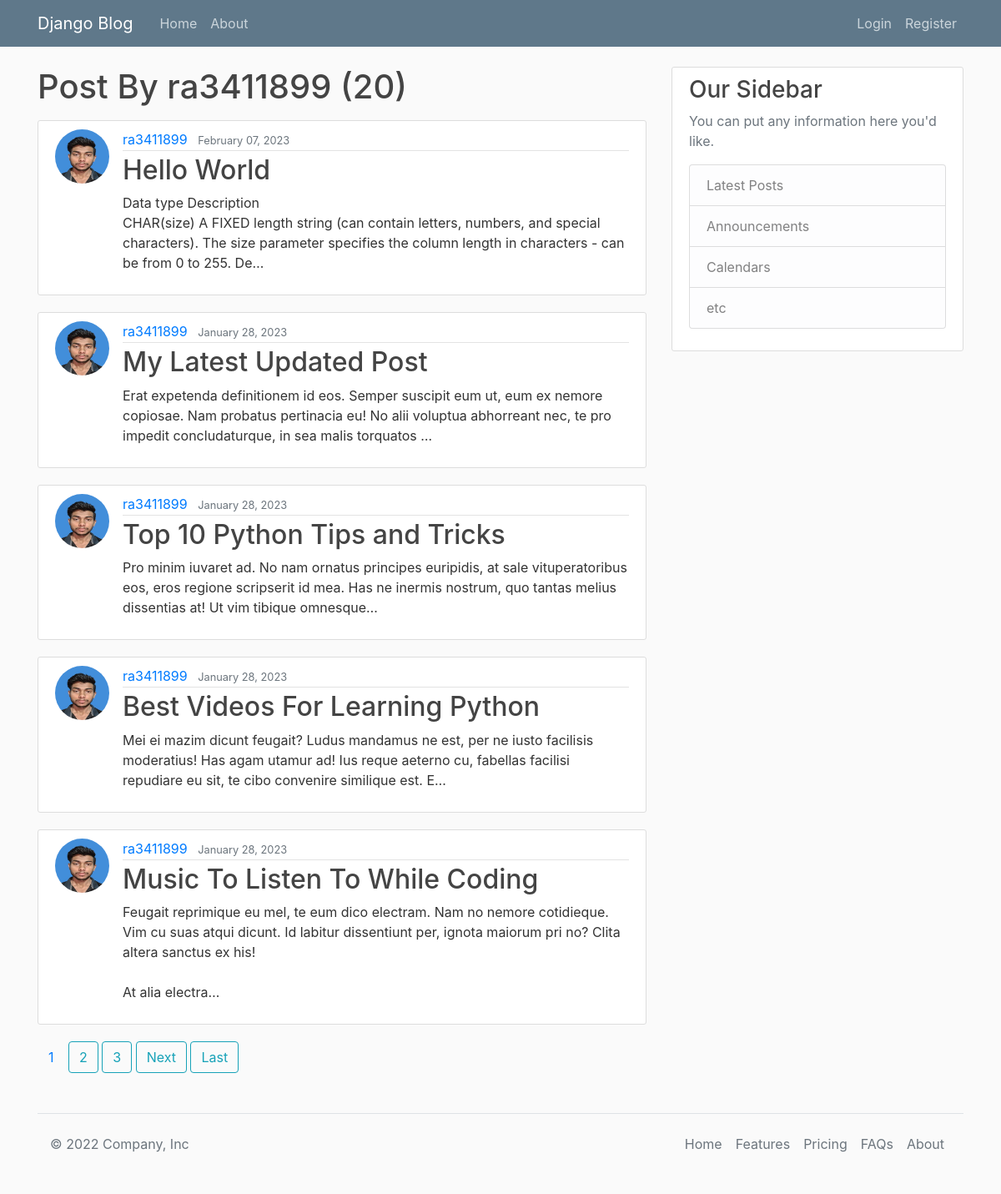
The page /user/ra3411899/ on the database its author committed.
### blog/models.py (models this page shows, shortened)
class Post(models.Model):
    title = models.CharField(max_length=50, verbose_name='Title Of The Post')
    content = models.TextField(verbose_name='Write About Post')
    date_posted = models.DateTimeField(default=timezone.now)
    author = models.ForeignKey(User, on_delete=models.CASCADE)

### users/models.py (models this page shows, shortened)
class Profile(models.Model):
    user = models.OneToOneField(User, on_delete=models.CASCADE)
    image = models.ImageField(upload_to='profile_pics', default='default.jpg')

### blog/views.py (the view)
# urls.py: path('user/<str:username>/', UserPostListView.as_view(), name='user-posts'),
class UserPostListView(ListView):
    model = Post
    template_name = "blog/user_posts.html" # <app>/<model>_<viewtype>.html
    context_object_name = 'posts' # Access Variable Name - Defined
    paginate_by = 5
    def get_queryset(self):
        user = get_object_or_404(User, username=self.kwargs.get('username'))
        return Post.objects.filter(author=user).order_by('-date_posted')

### blog/templates/blog/user_posts.html (shortened to what this page needs)
{% extends 'blog/base.html' %}
{% block body %}
<h1 class="mb-3">Post By {{ view.kwargs.username }} ({{ page_obj.paginator.count }})</h1>
{% for post in posts %}
<article class="media content-section">
  <img class="rounded-circle article-img" src="{{ post.author.profile.image.url }}">
    <div class="media-body">
      <div class="article-metadata">
        <a class="mr-2" href="{% url 'user-posts' post.author.username %}">{{ post.author }}</a>
        <small class="text-muted">{{ post.date_posted | date:"F d, Y" }}</small>
      </div>
      <h2><a class="article-title" href="{% url 'post-detail' post.id %}">{{ post.title }}</a></h2>
      <p class="article-content">{{ post.content | truncatechars:200 }}</p>
    </div>
  </article>
{% endfor %}
{% if is_paginated %}
  {% for n in page_obj.paginator.page_range %}
    {% if page_obj.number == n %}
      <a href="?page={{ n }}" class="btn btn-outline mb-4">{{ n }}</a>
    {% elif n > page_obj.number|add:'-3' and n < page_obj.number|add:'3' %}
      <a href="?page={{ n }}" class="btn btn-outline-info mb-4">{{ n }}</a>
    {% endif %}
  {% endfor %}
  {% if page_obj.has_next%}
    <a class="btn btn-outline-info mb-4" href="?page={{ page_obj.next_page_number }}">Next</a>
    <a class="btn btn-outline-info mb-4" href="?page={{ page_obj.paginator.num_pages }}">Last</a>
  {% endif %}
{% endif %}
{% endblock body %}

### static/css/main.css (style rules this page uses)
body { background: #fafafa; color: #333333; margin-top: 5rem; }
h1, h2, h3, h4, h5, h6 { color: #444444; }
.content-section { background: #ffffff; padding: 10px 20px; border: 1px solid #dddddd; border-radius: 3px; margin-bottom: 20px; }
.article-title { color: #444444; }
.article-content { white-space: pre-line; }
.article-img { height: 65px; width: 65px; margin-right: 16px; }
.article-metadata { padding-bottom: 1px; margin-bottom: 4px; border-bottom: 1px solid #e3e3e3 }

### rows shown on the page
Post: author.profile.image (picture), author "ra3411899", date_posted "February 07, 2023", title "Hello World", content "Data type Description CHAR(size) A FIXED length string (can contain letters, numbers, and special characters). The size parameter specifies the column length in characters - can be from 0 to 255. De…"
Post: author.profile.image (picture), author "ra3411899", date_posted "January 28, 2023", title "My Latest Updated Post", content "Erat expetenda definitionem id eos. Semper suscipit eum ut, eum ex nemore copiosae. Nam probatus pertinacia eu! No alii voluptua abhorreant nec, te pro impedit concludaturque, in sea malis torquatos …"
Post: author.profile.image (picture), author "ra3411899", date_posted "January 28, 2023", title "Top 10 Python Tips and Tricks", content "Pro minim iuvaret ad. No nam ornatus principes euripidis, at sale vituperatoribus eos, eros regione scripserit id mea. Has ne inermis nostrum, quo tantas melius dissentias at! Ut vim tibique omnesque…"
Post: author.profile.image (picture), author "ra3411899", date_posted "January 28, 2023", title "Best Videos For Learning Python", content "Mei ei mazim dicunt feugait? Ludus mandamus ne est, per ne iusto facilisis moderatius! Has agam utamur ad! Ius reque aeterno cu, fabellas facilisi repudiare eu sit, te cibo convenire similique est. E…"
Post: author.profile.image (picture), author "ra3411899", date_posted "January 28, 2023", title "Music To Listen To While Coding", content "Feugait reprimique eu mel, te eum dico electram. Nam no nemore cotidieque. Vim cu suas atqui dicunt. Id labitur dissentiunt per, ignota maiorum pri no? Clita altera sanctus ex his! At alia electra…"

### other values the page prints
{{ view.kwargs.username }} "ra3411899"
{{ page_obj.paginator.count }} "20"
{{ n }} "1"
{{ n }} "2" "3"
